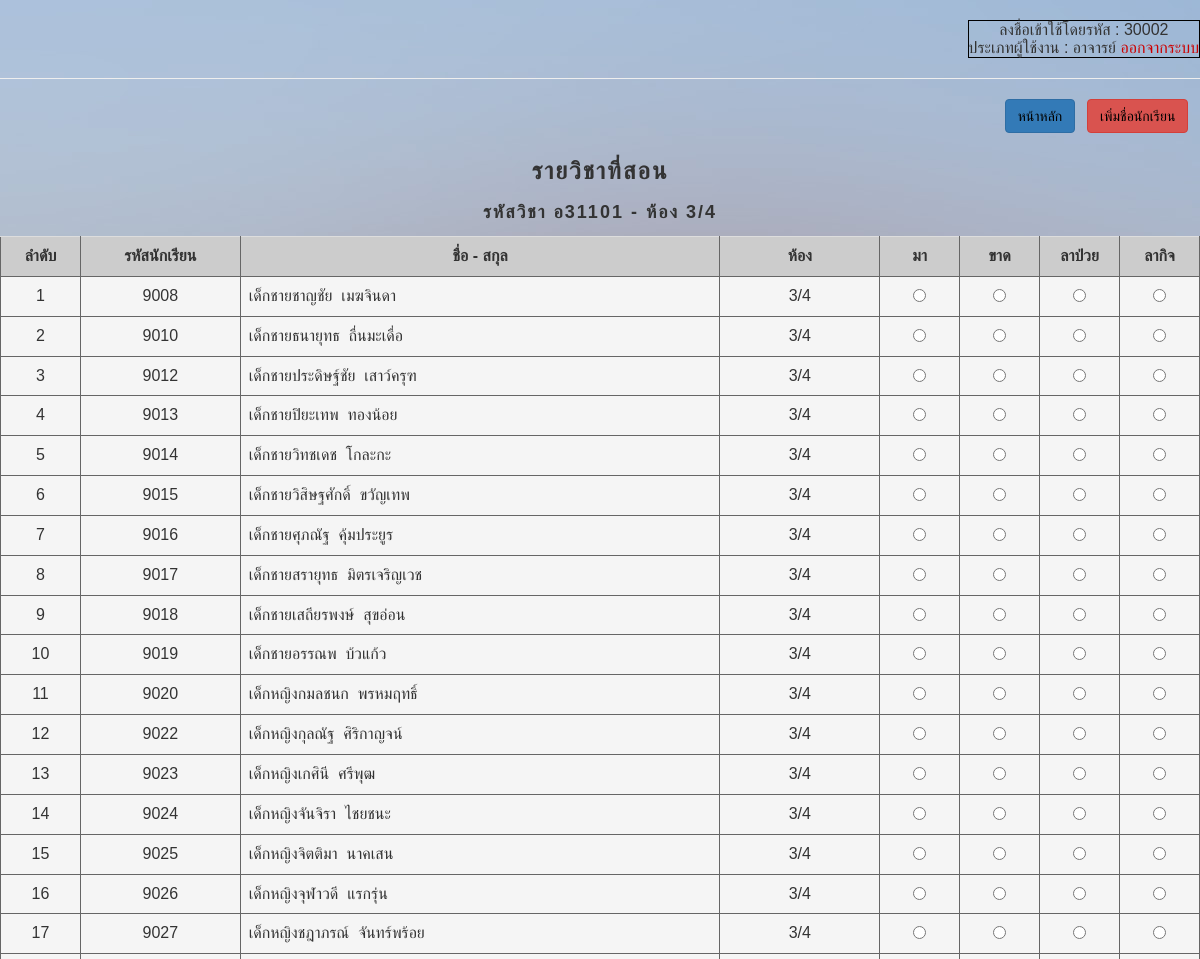
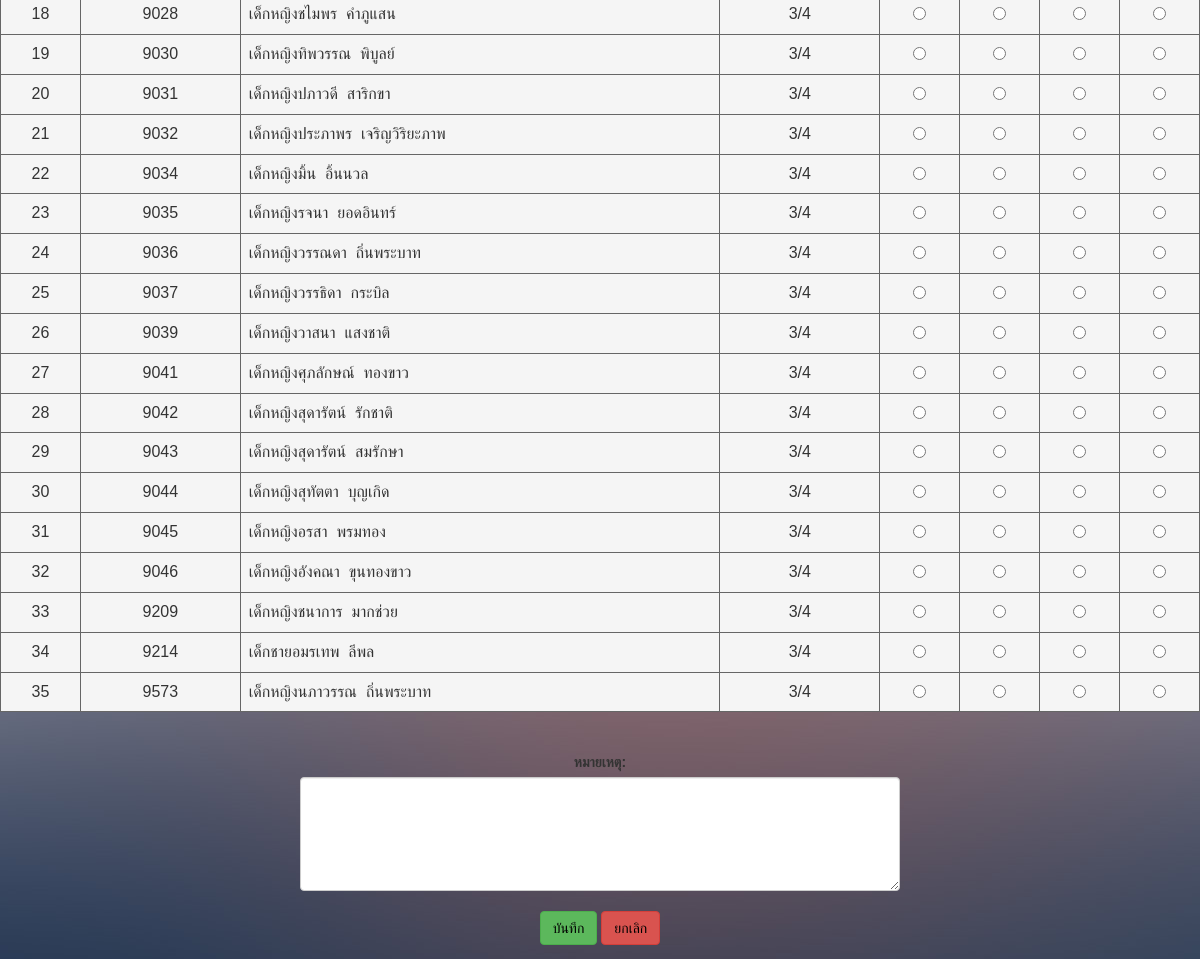
Page /html5up-dimension/checkattendance_check.php?subjectID=อ31101&class=3/4 (signed in) on the committed database (2 pictures, top to bottom).
### tables this page shows
CREATE TABLE `student` (
  `studentID` varchar(255) NOT NULL,
  `studentName` varchar(255) NOT NULL,
  `studentLastname` varchar(255) NOT NULL,
  `classID` int(11) NOT NULL
);

CREATE TABLE `class` (
  `classID` int(11) NOT NULL,
  `class` varchar(5) NOT NULL
);

### html5up-dimension/checkattendance_check.php (the view, shortened to what this page needs)
<?php
if (!$_SESSION["uname"]){
	  Header("Location: Login.php");
}else{?>
<html>
	<head>
		<link rel="stylesheet" href="https://maxcdn.bootstrapcdn.com/bootstrap/3.3.7/css/bootstrap.min.css">
	</head>
<div class="abcd">
	<body background="/images/bg.jpg">
    <div align="right" class="a" ><br>
      <table border="1" bordercolor="#000000" cellpadding="5">
				<tr>
      		<td>
    		  <center> ลงชื่อเข้าใช้โดยรหัส :
    			<?php echo($_SESSION['userID']);?><br>
          ประเภทผู้ใช้งาน : <?php echo($_SESSION['typeUser']);?>
    			<a href="logout.php"><font color="#CC0000">ออกจากระบบ</font></a></center>
        </tr></td>
        </table>
				<hr>
    </div>
<div align="right">
	<a href="teacherpage.php"><button type="button" class="btn btn-primary"><font color="#000000">หน้าหลัก</font></button></a>	&nbsp;
	<a href="addstudents.php?subjectID=<?php echo $_GET['subjectID']."&class=".$_GET['class'];?>"><button type="button" class="btn btn-danger"><font color="#000000">เพิ่มชื่อนักเรียน</font></button></a> &nbsp;&nbsp;
</div>
<br>
<form method="post" action="confirmcheckattendance.php?subjectID=<?php echo $_GET['subjectID']."&class=".$_GET['class'];?>" >
<center><h3>รายวิชาที่สอน</h3>
<h4>รหัสวิชา <?php echo $_GET['subjectID']; echo "  -    ห้อง  "; echo $_GET['class'];  ?></h4>
</center>
<div class="table-responsive">
<table class="table table-hover" width="800" border="1" align="center" bordercolor="#666666">
	<tr>
		<td width="50" align="center" bgcolor="#CCCCCC"><strong>ลำดับ</strong></td>
		<td width="100"align="center" bgcolor="#CCCCCC"><strong>รหัสนักเรียน</strong></td>
		<td width="300" align="center" bgcolor="#CCCCCC"><strong>ชื่อ - สกุล</strong></td>
		<td width="100" align="center" bgcolor="#CCCCCC"><strong>ห้อง</strong></td>
		<td width="50" align="center" bgcolor="#CCCCCC"><strong>มา</strong></td>
		<td width="50" align="center" bgcolor="#CCCCCC"><strong>ขาด</strong></td>
		<td width="50" align="center" bgcolor="#CCCCCC"><strong>ลาป่วย</strong></td>
		<td width="50" align="center" bgcolor="#CCCCCC"><strong>ลากิจ</strong></td>
</tr>
<?php
include ("connectDB.php");
$strSQL = mysqli_query($mysqli,"select * from class where class='".$_GET['class']."'");
$objResult = mysqli_fetch_array($strSQL);
$strSLQ2 = "select * from student,class where student.classID=class.classID and student.classID='".$objResult['classID']."' order by studentID";
$result = mysqli_query($mysqli, $strSLQ2);
$i=1;
while($row = mysqli_fetch_array($result))
{
	echo "<tr class='active'>";
	echo "<td align='center'>" .$i. "</td>";
echo "<td align='center'>" .$row['studentID']. "</td>"; ?>
<?php
echo "<td align='left'>" .$row['studentName']."&nbsp&nbsp".$row['studentLastname']. "</td>";
echo "<td align='center'>" .$row['class']. "</td>";
echo "<td align='center'><input type='radio' name='typeAttendance_".$i."' value='10001'></td>";
echo "<td align='center'><input type='radio' name='typeAttendance_".$i."' value='10002'></td>";
echo "<td align='center'><input type='radio' name='typeAttendance_".$i."' value='10003'></td>";
echo "<td align='center'><input type='radio' name='typeAttendance_".$i."' value='10004'></td>";
echo "</tr>";
$i=$i+1;
}
?>
</table><br>
<div class="container"align="center">
  <label >หมายเหตุ:</label>
 <textarea class="form-control" rows="5" name="note" style="width: 600px"></textarea>
	<br>
	<button type="submit" class="btn btn-success"><font color="#000000">บันทึก</font></button>
	<a href="checkattendance.php"><button type="button" class="btn btn-danger"><font color="#000000">ยกเลิก</font></button></a>
</div>
</form>
	</body>
</html>
<?php }?>

### html5up-dimension/checkattendance_check.php (style rules this page uses)
div.abcd { font-family: "FontAwesome",sans-serif; }
div.abcd h1,h2,h3,h4,h5 { display: block; font-weight: 600; letter-spacing: 0.2rem; line-height: 1.5; margin: 0 0 1rem 0; text-transform: uppercase; }

### rows in the picture
student: studentID "9008", studentName "เด็กชายชาญชัย", studentLastname "เมฆจินดา", classID.class "3/4"
student: studentID "9010", studentName "เด็กชายธนายุทธ", studentLastname "ถื่นมะเดื่อ", classID.class "3/4"
student: studentID "9012", studentName "เด็กชายประดิษฐ์ชัย", studentLastname "เสาว์ครุฑ", classID.class "3/4"
student: studentID "9013", studentName "เด็กชายปิยะเทพ", studentLastname "ทองน้อย", classID.class "3/4"
student: studentID "9014", studentName "เด็กชายวิทชเดช", studentLastname "โกละกะ", classID.class "3/4"
student: studentID "9015", studentName "เด็กชายวิสิษฐศักดิ์", studentLastname "ขวัญเทพ", classID.class "3/4"
student: studentID "9016", studentName "เด็กชายศุภณัฐ", studentLastname "คุ้มประยูร", classID.class "3/4"
student: studentID "9017", studentName "เด็กชายสรายุทธ", studentLastname "มิตรเจริญเวช", classID.class "3/4"
student: studentID "9018", studentName "เด็กชายเสถียรพงษ์", studentLastname "สุขอ่อน", classID.class "3/4"
student: studentID "9019", studentName "เด็กชายอรรณพ", studentLastname "บ้วแก้ว", classID.class "3/4"
student: studentID "9020", studentName "เด็กหญิงกมลชนก", studentLastname "พรหมฤทธิ์", classID.class "3/4"
student: studentID "9022", studentName "เด็กหญิงกุลณัฐ", studentLastname "ศิริกาญจน์", classID.class "3/4"
student: studentID "9023", studentName "เด็กหญิงเกศินี", studentLastname "ศรีพุฒ", classID.class "3/4"
student: studentID "9024", studentName "เด็กหญิงจันจิรา", studentLastname "ไชยชนะ", classID.class "3/4"
student: studentID "9025", studentName "เด็กหญิงจิตติมา", studentLastname "นาคเสน", classID.class "3/4"
student: studentID "9026", studentName "เด็กหญิงจุฬาวดี", studentLastname "แรกรุ่น", classID.class "3/4"
student: studentID "9027", studentName "เด็กหญิงชฎาภรณ์", studentLastname "จันทร์พร้อย", classID.class "3/4"
student: studentID "9028", studentName "เด็กหญิงชไมพร", studentLastname "คำภูแสน", classID.class "3/4"
student: studentID "9030", studentName "เด็กหญิงทิพวรรณ", studentLastname "พิบูลย์", classID.class "3/4"
student: studentID "9031", studentName "เด็กหญิงปภาวดี", studentLastname "สาริกขา", classID.class "3/4"
student: studentID "9032", studentName "เด็กหญิงประภาพร", studentLastname "เจริญวิริยะภาพ", classID.class "3/4"
student: studentID "9034", studentName "เด็กหญิงมิ้น", studentLastname "อิ้นนวล", classID.class "3/4"
student: studentID "9035", studentName "เด็กหญิงรจนา", studentLastname "ยอดอินทร์", classID.class "3/4"
student: studentID "9036", studentName "เด็กหญิงวรรณดา", studentLastname "ถิ่นพระบาท", classID.class "3/4"
student: studentID "9037", studentName "เด็กหญิงวรรธิดา", studentLastname "กระบิล", classID.class "3/4"
student: studentID "9039", studentName "เด็กหญิงวาสนา", studentLastname "แสงชาติ", classID.class "3/4"
student: studentID "9041", studentName "เด็กหญิงศุภลักษณ์", studentLastname "ทองขาว", classID.class "3/4"
student: studentID "9042", studentName "เด็กหญิงสุดารัตน์", studentLastname "รักชาติ", classID.class "3/4"
student: studentID "9043", studentName "เด็กหญิงสุดารัตน์", studentLastname "สมรักษา", classID.class "3/4"
student: studentID "9044", studentName "เด็กหญิงสุทัตตา", studentLastname "บุญเกิด", classID.class "3/4"
student: studentID "9045", studentName "เด็กหญิงอรสา", studentLastname "พรมทอง", classID.class "3/4"
student: studentID "9046", studentName "เด็กหญิงอังคณา", studentLastname "ขุนทองขาว", classID.class "3/4"
student: studentID "9209", studentName "เด็กหญิงชนาการ", studentLastname "มากช่วย", classID.class "3/4"
student: studentID "9214", studentName "เด็กชายอมรเทพ", studentLastname "ลีพล", classID.class "3/4"
student: studentID "9573", studentName "เด็กหญิงนภาวรรณ", studentLastname "ถิ่นพระบาท", classID.class "3/4"

### other values in the picture
$_SESSION['userID'] "30002"
$_SESSION['typeUser'] "อาจารย์"
$_GET['subjectID'] "อ31101"
$_GET['class'] "3/4"
